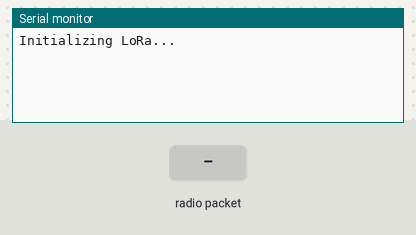
Recording of a sketch running on a simulated Arduino Uno, built with avr-gcc and run on an emulated ATmega328P. Shown: the last lines printed to the serial monitor. The inputs (shaded band) are chosen by the test bench. No radio packets arrive unless stated.

Above: at 1.2 s.
1.3 s: radio packet "1" arrives
At 2.5 s:
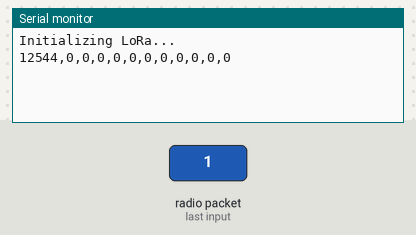
2.8 s: radio packet "0" arrives
At 3.6 s:
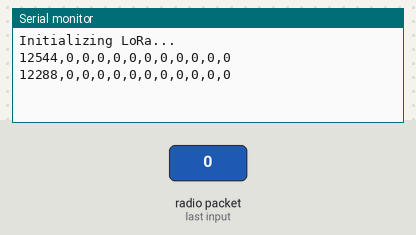
4.3 s: radio packet "2" arrives
At 4.7 s:
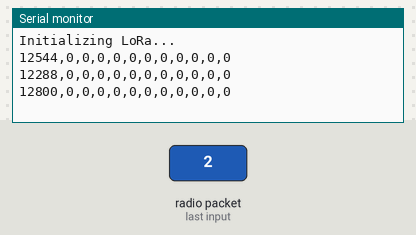

The sketch:

I_swear_last_receiver.ino
```cpp
#include <SPI.h>
#include <LoRa.h>

// Define LoRa settings
#define LORA_FREQUENCY 433E6
#define LORA_SYNC_WORD 0x12
#define LORA_SPREADING_FACTOR 12
#define LORA_SIGNAL_BANDWIDTH 250E3

// Define data structure to match the new sensor data format
struct SensorData {
  int16_t Vx, Vy, Vz;
  int16_t Ax, Ay, Az;
  int16_t Ox, Oy, Oz;
  int16_t altitude;
  int16_t temperature;
  int32_t pressure;
  // unsigned long timestamp;
  // int16_t timeMilliSeconds;
} sensorData;

// Array to store received data
uint8_t receivedData[28];  // Adjusted size to match the structure

void setup() {
  Serial.begin(9600);
  while (!Serial); // Wait for serial port to connect (required for native USB port)

  Serial.println("Initializing LoRa...");
  if (!LoRa.begin(LORA_FREQUENCY)) {
    Serial.println("Starting LoRa failed!");
    while (1); // Infinite loop to halt execution if initialization fails
  }

  // Set LoRa parameters
  LoRa.setSyncWord(LORA_SYNC_WORD);
  LoRa.setSpreadingFactor(LORA_SPREADING_FACTOR);
  LoRa.setSignalBandwidth(LORA_SIGNAL_BANDWIDTH);

  // Initialize sensor data
  sensorData = {0};
}

void loop() {
  // Try to parse packet
  int packetSize = LoRa.parsePacket();
  if (packetSize) {
    // Read packet data into the array
    for (int i = 0; i < packetSize && i < sizeof(receivedData); i++) {
      receivedData[i] = LoRa.read();
    }

    // Extract sensor data from the received byte array

    // Velocities
    sensorData.Vx = (receivedData[0] << 8) | receivedData[1];
    sensorData.Vy = (receivedData[2] << 8) | receivedData[3];
    sensorData.Vz = (receivedData[4] << 8) | receivedData[5];

    // Acceleration
    sensorData.Ax = (receivedData[6] << 8) | receivedData[7];
    sensorData.Ay = (receivedData[8] << 8) | receivedData[9];
    sensorData.Az = (receivedData[10] << 8) | receivedData[11];

    // Orientation
    sensorData.Ox = (receivedData[12] << 8) | receivedData[13];
    sensorData.Oy = (receivedData[14] << 8) | receivedData[15];
    sensorData.Oz = (receivedData[16] << 8) | receivedData[17];

    // Altitude, Temperature, Pressure
    sensorData.altitude = (receivedData[18] << 8) | receivedData[19];
    sensorData.temperature = (receivedData[20] << 8) | receivedData[21];
    sensorData.pressure = (receivedData[22] << 8) | receivedData[23];

    // Time values
    // sensorData.timeMilliSeconds = millis();

    // Example: Print sensor data
    Serial.print(sensorData.Vx);
    Serial.print(",");
    Serial.print(sensorData.Vy);
    Serial.print(",");
    Serial.print(sensorData.Vz);

    Serial.print(",");
    Serial.print(sensorData.Ax);
    Serial.print(",");
    Serial.print(sensorData.Ay);
    Serial.print(",");
    Serial.print(sensorData.Az);

    Serial.print(",");
    Serial.print(sensorData.Ox);
    Serial.print(",");
    Serial.print(sensorData.Oy);
    Serial.print(",");
    Serial.print(sensorData.Oz);

    Serial.print(",");
    Serial.print(sensorData.altitude);

    Serial.print(",");
    Serial.print(sensorData.temperature);

    Serial.print(",");
    Serial.println(sensorData.pressure);
    // Serial.println(sensorData.timeMilliSeconds);
  }
}
```

Measured:
- after the input at 1.3 s, the serial monitor: prints a new line at once (image 1)
- after the input at 2.8 s, the serial monitor: prints a new line at once (image 2)
- after the input at 4.3 s, the serial monitor: prints a new line at once (image 3)
